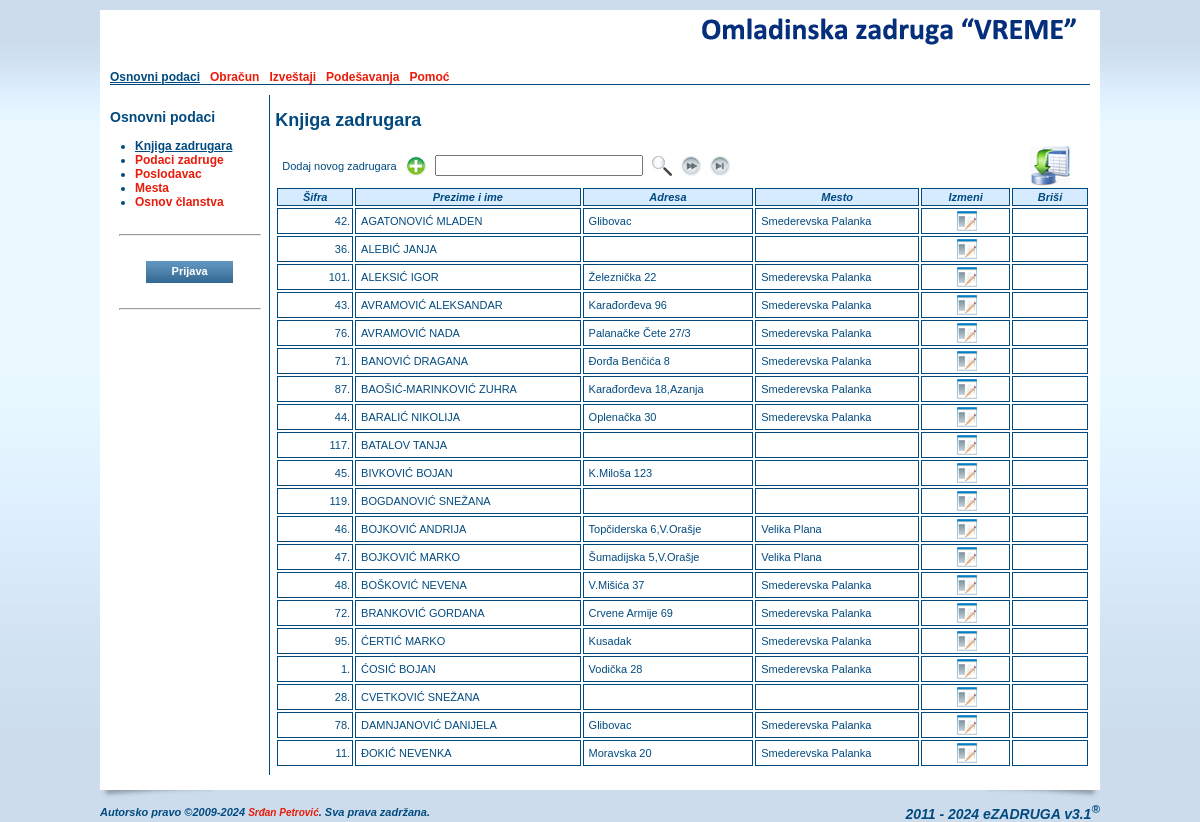
/zadrugar.php, run on the app's committed database.
### tables this page shows
CREATE TABLE IF NOT EXISTS `oszcooperative` (
  `ID` smallint(6) NOT NULL AUTO_INCREMENT,
  `name` varchar(255) NOT NULL,
  `short` varchar(50) NOT NULL,
  `shortest` varchar(25) NOT NULL,
  `address` varchar(255) DEFAULT NULL,
  `IDPlace` smallint(6) DEFAULT NULL,
  `phone` varchar(20) DEFAULT NULL,
  `mobile` varchar(20) DEFAULT NULL,
  `fax` varchar(20) DEFAULT NULL,
  `email` varchar(255) DEFAULT NULL,
  `url` varchar(255) DEFAULT NULL,
  `account` varchar(255) DEFAULT NULL,
  `reference` varchar(255) NOT NULL,
  `pib` varchar(20) DEFAULT NULL,
  `idnumber` varchar(20) DEFAULT NULL,
  `activity` varchar(20) NOT NULL,
  `currentyear` varchar(4) NOT NULL,
  `contracthours` tinyint(4) NOT NULL DEFAULT '0',
  `memberhours` tinyint(4) NOT NULL DEFAULT '0',
  `headimage` varchar(255) DEFAULT NULL,
  `pdfimage` varchar(255) DEFAULT NULL,
  PRIMARY KEY (`ID`),
  KEY `name` (`name`),
  KEY `IDPlace` (`IDPlace`)
);

CREATE TABLE IF NOT EXISTS `oszmenu` (
  `ID` smallint(6) NOT NULL AUTO_INCREMENT,
  `title` varchar(70) NOT NULL,
  `link` varchar(255) NOT NULL,
  `root` smallint(6) NOT NULL DEFAULT '0',
  `sort` tinyint(4) DEFAULT NULL,
  `sub_item` tinyint(4) NOT NULL DEFAULT '-1',
  `show_admin` tinyint(4) NOT NULL DEFAULT '0',
  PRIMARY KEY (`ID`),
  KEY `title` (`title`),
  KEY `root` (`root`),
  KEY `link` (`link`)
);

CREATE TABLE IF NOT EXISTS `oszmember2013` (
  `ID` int(11) NOT NULL AUTO_INCREMENT,
  `name` varchar(70) NOT NULL,
  `surname` varchar(70) NOT NULL,
  `parent` varchar(70) DEFAULT NULL,
  `jmbr` varchar(13) DEFAULT NULL,
  `idnumber` varchar(15) DEFAULT NULL,
  `mup` varchar(70) DEFAULT NULL,
  `birthday` date DEFAULT NULL,
  `birthplace` varchar(70) DEFAULT NULL,
  `address` varchar(255) DEFAULT NULL,
  `IDAddressPlace` smallint(6) DEFAULT NULL,
  `occupation` varchar(255) DEFAULT NULL,
  `specialkno` varchar(255) DEFAULT NULL,
  `healthinsur` tinyint(1) DEFAULT NULL,
  `memberother` tinyint(1) DEFAULT NULL,
  `IDMemberBasis` tinyint(4) DEFAULT NULL,
  `phone` varchar(20) DEFAULT NULL,
  `mobile` varchar(20) DEFAULT NULL,
  `email` varchar(255) DEFAULT NULL,
  `IDEmployer` smallint(6) DEFAULT NULL,
  `memberdate` date DEFAULT NULL,
  PRIMARY KEY (`ID`),
  KEY `name` (`name`),
  KEY `surname` (`surname`),
  KEY `name_2` (`name`,`surname`),
  KEY `birthplace` (`birthplace`),
  KEY `IDAddressPlace` (`IDAddressPlace`),
  KEY `IDEmployer` (`IDEmployer`)
);

### zadrugar.php (the view, shortened to what the rows shown need)
<?php
include_once('./header.php');
$where = "";
$query = mysql_query("SELECT COUNT(*) FROM oszmember$_currentyear AS M $where") or die(mysql_error());
$res = mysql_fetch_row($query);
$browsecount = $res[0];
$_from    = 0;
$_offs    = $GLOBALS["browse_count"];
$navigate = false;
if ($browsecount > $GLOBALS["browse_count"]) {
  $navigate   = true;
}
?>
                            <h2><?=$GLOBALS["sectiontitle"];?></h2>
                            <table cellpadding="2" cellspacing="2" border="0" class="table_browse" width="100%">
                              <tr>
                                <th>Šifra</th>
                                <th>Prezime i ime</th>
                                <th>Adresa</th>
                                <th>Mesto</th>
                                <th><?=$_LANG["sr"]["EDIT"];?></th>
                                <th><?=$_LANG["sr"]["DELETE"];?></th>
                              </tr>
<?php
$query = mysql_query("SELECT ID, name FROM oszplace") or die(mysql_error());
$_grad = array();
while ($res = mysql_fetch_array($query)) {
  $_grad[$res["ID"]] = $res["name"];
}
if ($navigate)
  $query = mysql_query("SELECT M.ID, M.name, M.surname, M.address, M.IDAddressPlace FROM oszmember$_currentyear AS M
      $where ORDER BY M.surname, M.name LIMIT $_from, $_offs") or die(mysql_error());
else
  $query = mysql_query("SELECT M.ID, M.name, M.surname, M.address, M.IDAddressPlace FROM oszmember$_currentyear AS M
      $where ORDER BY M.surname, M.name") or die(mysql_error());
while ($res = mysql_fetch_array($query)) {
  $grad = "";
  if ($res["IDAddressPlace"] > 0) $grad = $_grad[$res["IDAddressPlace"]];
?>
                              <tr>
                                <td align="right"><?=$res["ID"];?>.</td>
                                <td><?=$res["surname"].' '.$res["name"];?>&nbsp;</td>
                                <td><?=$res["address"];?>&nbsp;</td>
                                <td><?=$grad;?>&nbsp;</td>
                                <td align="center"><a href="./zadrugarunos.php?id=<?=$res["ID"];?>"><img src="./images/form/edit.jpg" alt="<?=$_LANG["sr"]["EDIT"];?>" title="<?=$_LANG["sr"]["EDIT"];?>" /></a></td>
                                <td align="center">
                                </td>
                              </tr>
<? } ?>
                            </table>
<?php
include_once('./footer.php');
?>

### header.php (shortened to what the rows shown need)
<?php
require_once('./include/c_session.php');
require_once('./lang/sr.php');
if (!isset($_session))
{
  $_session = new c_Session;
}
$_esettings = $_session->_getSettings();
if (count($_esettings) == 0) {
  $query = mysql_query("select * from esettings where ID > 0 LIMIT 1") or die(mysql_error());
  $_esettings = mysql_fetch_array($query);
}
$_oszcooperative = $_session->_getCooperative();
if (count($_oszcooperative) == 0) {
  $query = mysql_query("select * from oszcooperative where ID > 0 LIMIT 1") or die(mysql_error());
  $_oszcooperative = mysql_fetch_array($query);
}
$_currentyear = $_session->_getCurrentYear();
$_timescale   = $_session->_getTimeScale();
$forSelf = explode("/", $_SERVER['PHP_SELF']);
$_self   = $forSelf[count($forSelf)-1];
$_menu   = array();
$_root   = 0;
$_father = 0;
$_this   = 0;
$_index  = false;
$query = mysql_query("SELECT * FROM oszmenu ORDER BY root, sort") or die(mysql_error());
while ($res = mysql_fetch_array($query)) {
  if ($_self == trim($res['link'])) {
    $_this    = $res['ID'];
    $_father  = $res['root'];
  }
  if ($res['root'] > 0) {
    foreach($_menu[0] as $key => $menu) {
      if ($key == $res['root']) {
        $_menu[0][$key]['submenu'][$res['ID']] = array(
        "ID"        => $res['ID'],
        "title"     => $res['title'],
        "link"      => $res['link'],
        "root"      => $res['root'],
        "sort"      => $res['sort'],
        "sub_item"  => $res['sub_item'],
        "show_admin"=> $res['show_admin']
        );
      }
    }
  } else {
    $_menu[0][$res['ID']] = array(
      "ID"    => $res['ID'],
      "title" => $res['title'],
      "link"  => $res['link'],
      "root"  => $res['root'],
      "sort"      => $res['sort'],
      "sub_item"  => $res['sub_item'],
      "show_admin"=> $res['show_admin']
    );
  }
}
?>
<!DOCTYPE html PUBLIC "-//W3C//DTD XHTML 1.0 Transitional//EN" "http://www.w3.org/TR/xhtml1/DTD/xhtml1-transitional.dtd">
<html xmlns="http://www.w3.org/1999/xhtml" >
  <head>
    <link href="./css/style.css" rel="stylesheet" type="text/css">
    <link href="./css/calendar.css" rel="stylesheet" type="text/css">
  </head>
<?php
if (isset($preload_image) && is_array($preload_image)) {
  $strOnLoad = "javascript:MM_preloadImages(";
  $start = true;
  foreach($preload_image as $_image) {
    if ($start)
    {
      $start = false;
      $strOnLoad .= "'". $_image."'";
    } else $strOnLoad .= ",'". $_image."'";
  }
?>
  <body OnLoad="<?=$strOnLoad;?>">
<?php
} else {
?>
  <body>
<?php
}
?>
    <div class="main_content_location" align="center" valign="top">
      <table cellpadding="0" cellspacing="0" border="0">
        <tr>
          <td colspan="2" valign="top">
            <table cellpadding="0" cellspacing="0" border="0" class="content_all">
              <tr>
                <td class="content_main" valign="top">
                    <table cellpadding="0" cellspacing="0" border="0" class="content_main">
                      <tr>
                        <td>
                          <table cellpadding="0" cellspacing="0" border="0" class="header">
                            <tr>
                              <td align="right" valign="top" class="header_right">
                                <a href="./index.php">
<?php if (isset($_esettings["custom_head"]) && $_esettings["custom_head"] && isset($_oszcooperative["headimage"]) && file_exists($_oszcooperative["headimage"])) { ?>
                                  <img src="<?=$_oszcooperative["headimage"];?>" alt="<?=$_LANG["sr"]["MAIN_IMAGE_ALT"];?>" title="<?=$_LANG["sr"]["MAIN_IMAGE_ALT"];?>" />
<?php } else { ?>
                                  <img src="./images/ezadruga_logo.png" alt="<?=$_LANG["sr"]["MAIN_IMAGE_ALT"];?>" title="<?=$_LANG["sr"]["MAIN_IMAGE_ALT"];?>" />
<?php } ?>
                                </a>
                              </td>
                            </tr>
                            <tr>
                              <td class="main_menu" colspan="2">
<?
  foreach ($_menu[0] as $key => $menu) {
    if (intval($menu["sort"]) > 0) {
      if ($key == $_father || $key == $_root){
        if ($_menu[0][$key]["show_admin"] && $GLOBALS["admin"]) {
?>
                                <a href="./<?=$_menu[0][$key]["link"];?>" class="main_menu_selected"><?=$_menu[0][$key]["title"];?></a> &nbsp;
<?
        } else {
?>
                                <a href="./<?=$_menu[0][$key]["link"];?>" class="main_menu_selected"><?=$_menu[0][$key]["title"];?></a> &nbsp;
<?
        }
      } else {
        if ($_menu[0][$key]["show_admin"] && $GLOBALS["admin"]) {
?>
                                <a href="./<?=$_menu[0][$key]["link"];?>"><?=$_menu[0][$key]["title"];?></a> &nbsp;
<?
        } else {
?>
                                <a href="./<?=$_menu[0][$key]["link"];?>"><?=$_menu[0][$key]["title"];?></a> &nbsp;
<?
        }
      }
    }
  }
?>
                              </td>
                          </table>
                        </td>
                      </tr>
                      <tr>
                        <td valign="top">
                          <table cellpadding="0" cellspacing="0" border="0" class="main_content">
                            <tr>
                              <td class="left_menu" valign="top">
<?php
if (!$_index) {
?>
                                <ul>
<?php
  $sub_item = -1;
  if ($_root > 0) {
    foreach($_menu[0][$_root]['submenu'] as $key => $menu) {
      if (intval($_menu[0][$_root]['submenu'][$key]["sub_item"]) > 0 && $_this == $key) $sub_item = intval($_menu[0][$_root]['submenu'][$key]["sub_item"]);
      if (intval($_menu[0][$_root]['submenu'][$key]["sort"]) > 0)
      {
        if ($key == $_father || $key == $sub_item) {
          if ($_menu[0][$_root]['submenu'][$key]["show_admin"] && $GLOBALS["admin"]) {
?>
                                  <li><a href="<?=$_menu[0][$_root]['submenu'][$key]["link"];?>" class="main_menu_selected"><?=$_menu[0][$_root]['submenu'][$key]["title"];?></a></li>
<?
          } elseif (!$_menu[0][$_root]['submenu'][$key]["show_admin"]) {
?>
                                  <li><a href="<?=$_menu[0][$_root]['submenu'][$key]["link"];?>" class="main_menu_selected"><?=$_menu[0][$_root]['submenu'][$key]["title"];?></a></li>
<?php
          }
        } else {
          if ($_menu[0][$_root]['submenu'][$key]["show_admin"] && $GLOBALS["admin"]) {
?>
                                  <li><a href="<?=$_menu[0][$_root]['submenu'][$key]["link"];?>"><?=$_menu[0][$_root]['submenu'][$key]["title"];?></a></li>
<?
          } elseif (!$_menu[0][$_root]['submenu'][$key]["show_admin"]) {
?>
                                  <li><a href="<?=$_menu[0][$_root]['submenu'][$key]["link"];?>"><?=$_menu[0][$_root]['submenu'][$key]["title"];?></a></li>
<?php
          }
        }
      }
    }
  } else {
    if ($_father > 0) {
      foreach($_menu[0][$_father]['submenu'] as $key => $menu) {
        if (intval($_menu[0][$_father]['submenu'][$key]["sort"]) > 0)
        {
          if ($key == $_this || $key == $sub_item) {
            if ($_menu[0][$_father]['submenu'][$key]["show_admin"] && $GLOBALS["admin"]) {
?>
                                  <li><a href="<?=$_menu[0][$_father]['submenu'][$key]["link"];?>" class="main_menu_selected"><?=$_menu[0][$_father]['submenu'][$key]["title"];?></a></li>
<?
          } elseif (!$_menu[0][$_father]['submenu'][$key]["show_admin"]) {
?>
                                  <li><a href="<?=$_menu[0][$_father]['submenu'][$key]["link"];?>" class="main_menu_selected"><?=$_menu[0][$_father]['submenu'][$key]["title"];?></a></li>
<?
            }
          } else {
            if ($_menu[0][$_father]['submenu'][$key]["show_admin"] && $GLOBALS["admin"]) {
?>
                                  <li><a href="<?=$_menu[0][$_father]['submenu'][$key]["link"];?>"><?=$_menu[0][$_father]['submenu'][$key]["title"];?></a></li>
<?
          } elseif (!$_menu[0][$_father]['submenu'][$key]["show_admin"]) {
?>
                                  <li><a href="<?=$_menu[0][$_father]['submenu'][$key]["link"];?>"><?=$_menu[0][$_father]['submenu'][$key]["title"];?></a></li>
<?
            }
          }
        }
      }
    }
  }
?>
                                </ul>
<?
} else {
?>
<?php
}
?>
                              </td>
                              <td style="width:830px;padding-left:5px;" valign="top">

### data on the page
oszcooperative: headimage (picture)
oszmenu: title "Osnovni podaci"
oszmenu: title "Obračun"
oszmenu: title "Izveštaji"
oszmenu: title "Podešavanja"
oszmenu: title "Pomoć"
oszmenu: title "Knjiga zadrugara"
oszmenu: title "Podaci zadruge"
oszmenu: title "Poslodavac"
oszmenu: title "Mesta"
oszmenu: title "Osnov članstva"
oszmember2013: ID "42", surname "AGATONOVIĆ", name "MLADEN", address "Glibovac", IDAddressPlace "Smederevska Palanka"
oszmember2013: ID "36", surname "ALEBIĆ", name "JANJA"
oszmember2013: ID "101", surname "ALEKSIĆ", name "IGOR", address "Železnička 22", IDAddressPlace "Smederevska Palanka"
oszmember2013: ID "43", surname "AVRAMOVIĆ", name "ALEKSANDAR", address "Karađorđeva 96", IDAddressPlace "Smederevska Palanka"
oszmember2013: ID "76", surname "AVRAMOVIĆ", name "NADA", address "Palanačke Čete 27/3", IDAddressPlace "Smederevska Palanka"
oszmember2013: ID "71", surname "BANOVIĆ", name "DRAGANA", address "Đorđa Benčića 8", IDAddressPlace "Smederevska Palanka"
oszmember2013: ID "87", surname "BAOŠIĆ-MARINKOVIĆ", name "ZUHRA", address "Karađorđeva 18,Azanja", IDAddressPlace "Smederevska Palanka"
oszmember2013: ID "44", surname "BARALIĆ", name "NIKOLIJA", address "Oplenačka 30", IDAddressPlace "Smederevska Palanka"
oszmember2013: ID "117", surname "BATALOV", name "TANJA"
oszmember2013: ID "45", surname "BIVKOVIĆ", name "BOJAN", address "K.Miloša 123"
oszmember2013: ID "119", surname "BOGDANOVIĆ", name "SNEŽANA"
oszmember2013: ID "46", surname "BOJKOVIĆ", name "ANDRIJA", address "Topčiderska 6,V.Orašje", IDAddressPlace "Velika Plana"
oszmember2013: ID "47", surname "BOJKOVIĆ", name "MARKO", address "Šumadijska 5,V.Orašje", IDAddressPlace "Velika Plana"
oszmember2013: ID "48", surname "BOŠKOVIĆ", name "NEVENA", address "V.Mišića 37", IDAddressPlace "Smederevska Palanka"
oszmember2013: ID "72", surname "BRANKOVIĆ", name "GORDANA", address "Crvene Armije 69", IDAddressPlace "Smederevska Palanka"
oszmember2013: ID "95", surname "ĆERTIĆ", name "MARKO", address "Kusadak", IDAddressPlace "Smederevska Palanka"
oszmember2013: ID "1", surname "ĆOSIĆ", name "BOJAN", address "Vodička 28", IDAddressPlace "Smederevska Palanka"
oszmember2013: ID "28", surname "CVETKOVIĆ", name "SNEŽANA"
oszmember2013: ID "78", surname "DAMNJANOVIĆ", name "DANIJELA", address "Glibovac", IDAddressPlace "Smederevska Palanka"
oszmember2013: ID "11", surname "ĐOKIĆ", name "NEVENKA", address "Moravska 20", IDAddressPlace "Smederevska Palanka"

### other printed values
$GLOBALS["menutitle"] "Osnovni podaci"
$GLOBALS["sectiontitle"] "Knjiga zadrugara"
$_LANG["sr"]["EDIT"] "Izmeni"
$_LANG["sr"]["DELETE"] "Briši"
$GLOBALS["version"] "3.1"
